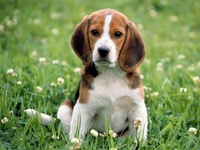
#> input picture lab1/dog.jpg, 200 x 150 px, shrunk from 800 x 600 before the run
$ jupyter execute --allow-errors lab1.ipynb   (older library calls are emulated)
#> lines starting #> are read from the running program, lines starting #| are printed output that depends on the picture
# Фильтр Собеля самописный

[cell 1]
import numpy as np
from PIL import Image, ImageOps
import matplotlib.pyplot as plt

filepath = "./dog.jpg"

def sobel_filter(filepath):
#> called with filepath = './dog.jpg'
    image = Image.open(filepath)
#> image is the input picture: PIL image 200x150 RGB; mean R, G, B 126.3, 144.6, 91.3
    width, height = image.size
#> width = 200; height = 150
    image_data = np.array(image.convert('L'))
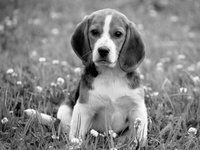
#> image_data: shape (150, 200); min 0, max 254, mean 133

    kernel_x = np.array([
        [-1, 0, 1],
        [-2, 0, 2],
        [-1, 0, 1]
    ])

    kernel_y = np.array([
        [-1, -2, -1],
        [0, 0, 0],
        [1, 2, 1]
    ])

    sobel_data = np.zeros((height, width), dtype=np.uint8)

    for y in range(1, height - 1):
        for x in range(1, width - 1):
            region = image_data[y - 1:y + 2, x - 1:x + 2]

            pixel_x = np.sum(kernel_x * region)
            pixel_y = np.sum(kernel_y * region)

            magnitude = int(np.sqrt(pixel_x ** 2 + pixel_y ** 2))
            sobel_data[y, x] = min(magnitude, 255)
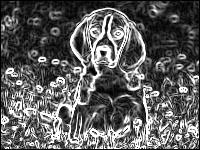
#> sobel_data: shape (150, 200); min 0, max 255, mean 93.2

    return Image.fromarray(sobel_data), image.size


sobel_image, shape = sobel_filter(filepath=filepath)
#> shape = (200, 150)
plt.figure(figsize=(10, 10))
plt.imshow(sobel_image, cmap='gray')
plt.axis('off')
plt.show()

[cell 2]
import cv2
import numpy as np
from matplotlib import pyplot as plt

def cv2sobel(filepath):

#> called with filepath = './dog.jpg'
    image = cv2.imread(filepath, cv2.IMREAD_GRAYSCALE)
#> image: shape (150, 200); min 0, max 255, mean 133


    sobel_x = cv2.Sobel(image, cv2.CV_64F, dx=1, dy=0, ksize=3)  # По горизонтали
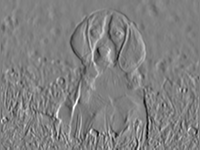
#> sobel_x: shape (150, 200) float64; min -776, max 766, mean 1.2; drawn with min black and max white
    sobel_y = cv2.Sobel(image, cv2.CV_64F, dx=0, dy=1, ksize=3)  # По вертикали
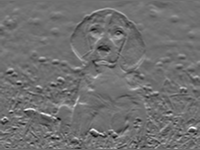
#> sobel_y: shape (150, 200) float64; min -602, max 760, mean -1; drawn with min black and max white


    sobel_combined = cv2.magnitude(sobel_x, sobel_y)
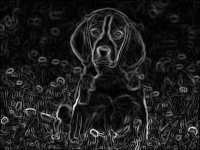
#> sobel_combined: shape (150, 200) float64; min 0, max 887.3, mean 102.9; drawn with min black and max white


    return sobel_combined, image.shape

plt.figure(figsize=(10, 10))
sobel_combined, shape = cv2sobel(filepath=filepath)
#> shape = (150, 200)
plt.imshow(sobel_combined, cmap='gray')

plt.show()

# Сравнение по времени

[cell 3]
import time


image_paths = ["dog.jpg", "woman.jpg", "cat.png"]
results = []

#> (the rest of this cell did not finish here and is left out)

#> `img, shape = sobel_filter(img_path)`: shape = (200, 150)
    custom_duration = time.time() - start_time

    plt.imshow(img, cmap='gray')
    plt.title(label=img_path + " Native")
    plt.axis('off')
    plt.show()

    start_time = time.time()
    img, shape = cv2sobel(img_path)
#> `img, shape = cv2sobel(img_path)`: shape = (150, 200)
#> pass 2 of the loop `for img_path in image_paths:`:
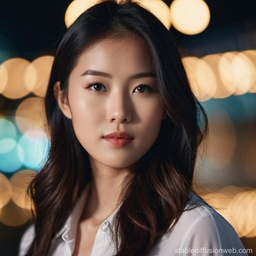
#> input picture lab1/woman.jpg, 256 x 256 px, shrunk from 1024 x 1024 before the run
#> in sobel_filter, image is the input picture: PIL image 256x256 RGB; mean R, G, B 103.1, 87.7, 76.3
#> image_data: shape (256, 256)
#> after the loop in sobel_filter (call 3), `for y in range(1, height - 1):`:
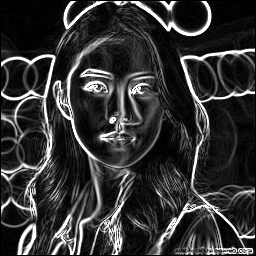
#> sobel_data: shape (256, 256); min 0, max 255, mean 51.5
#> `img, shape = sobel_filter(img_path)`: shape = (256, 256)
#> image: shape (256, 256)
#> sobel_x: shape (256, 256) float64
#> sobel_y: shape (256, 256) float64
#> in cv2sobel (call 3), `sobel_combined = cv2.magnitude(sobel_x, sobel_y)`:
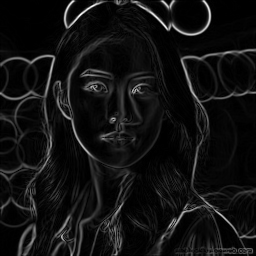
#> sobel_combined: shape (256, 256) float64; min 0, max 836.7, mean 58.1; drawn with min black and max white
    cv2_duration = time.time() - start_time

    plt.imshow(img, cmap='gray')
    plt.title(label=img_path + " CV2")
    plt.axis('off')
    plt.show()

    results.append((img_path, custom_duration, cv2_duration, shape))


for img_path, custom_time, cv2_time, shape in results:
    print(f"Image: {img_path}, размер -  {shape}")
    print(f"  Самописная реализация: {custom_time:.6f} сек")
    print(f"  Реализация OpenCV: {cv2_time:.6f} сек")
    print()

[cell 4]
results = sorted(results, key = lambda x: np.dot(*x[-1]))
#> results = [('dog.jpg', 0.408, 0.00201, (150, 200)), ('woman.jpg', 0.912, 0.0238, (256, 256))]

plt.plot([np.dot(*i[-1]) for i in results], [i[-2] for i in results])
plt.title(label="CV2")
plt.xlabel("Количество пикселей")
plt.ylabel("Время (с)")
plt.show()
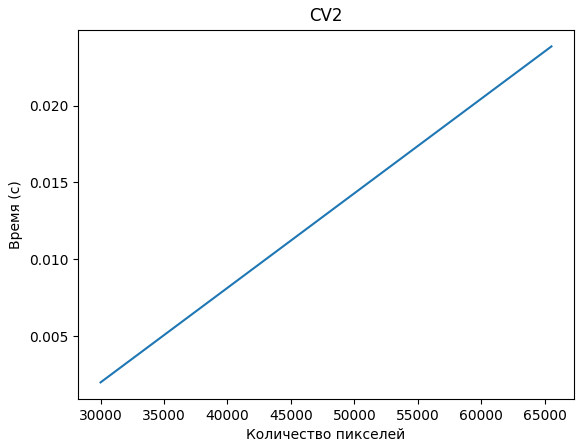
#> figure drawn by matplotlib, 1 panel
plt.plot([np.dot(*i[-1]) for i in results], [i[-3] for i in results])
plt.title(label="Самописаня")
plt.xlabel("Количество пикселей")
plt.ylabel("Время (с)")
plt.show()
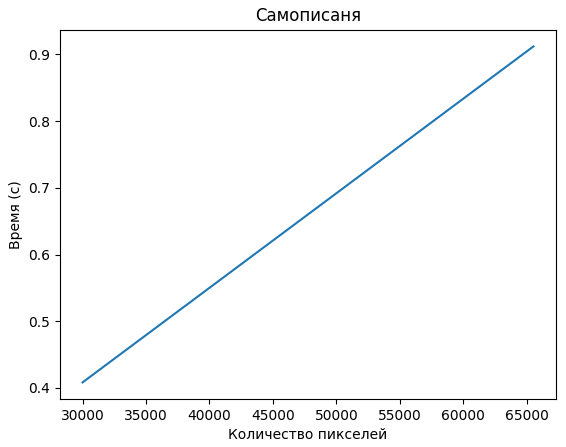
#> figure drawn by matplotlib, 1 panel
